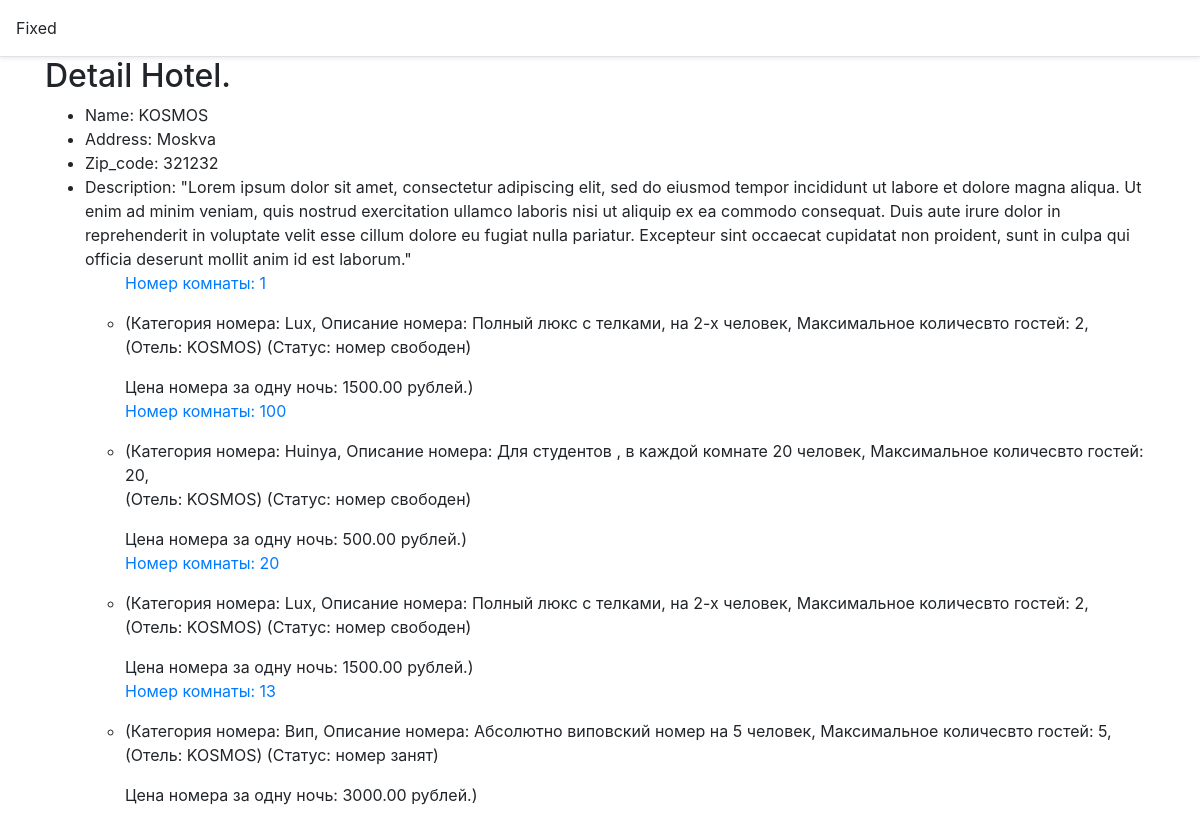
Screenshot of /hotel/kosmos/ with the database file from the repository.
### hotel/models.py (models this page shows, shortened)
class Hotel(models.Model):
    name = models.CharField(
        max_length=255,
        verbose_name= _('Name of Hotel'),
    )
    slug = models.SlugField(max_length=255,null=True)
    address = models.CharField(
        max_length=255,
        blank=True,
        null=True,
        verbose_name=_('Location of Hotel'),
    )
    '''
    location = gis_models.PointField(
        verbose_name=_('Location'),
        null=True,
        blank=True,
        geography=True,
        help_text=_('Location of Hotel'),
    )
    '''
    zip_code = models.IntegerField(
        verbose_name=_('ZIP Code'),
        null=True,
        blank=True,
    )
    description = models.TextField(
        verbose_name=_('Description'),
        blank='',
        default=True,
    )
    class Meta:
        verbose_name = _('Hotel')
        verbose_name_plural = _('Hotels')

class Room(models.Model):
    number = models.IntegerField(
        verbose_name=_('Number of room'),
        default=0,
    )
    room_category = models.ForeignKey(
        to=RoomCategory,
        on_delete=models.CASCADE,
        related_name='rooms',
    )
    hotel = models.ForeignKey(
        to=Hotel,
        on_delete=models.CASCADE,
        related_name='rooms',
    )
    is_free = models.BooleanField(
        verbose_name=_('Check that room is free'),
        default=True
    )
    class Meta:
        verbose_name = _('Room')
        verbose_name_plural = _('Rooms')

class RoomCategory(models.Model):
    name = models.CharField(
        max_length=255,
        verbose_name=_('Name of category'),
    )
    max_guest = models.IntegerField(
        verbose_name=_('Max number of guests'),
        default=2
    )
    description = models.TextField(
        verbose_name=_('Description of Category'),
        max_length=255,
        blank=True,
        null=True,
    )
    price_for_night = models.DecimalField(
        max_digits=8,
        decimal_places=2,
        help_text='Цена за одну ночь',
        null=True,
    )
    class Meta:
        verbose_name = _('RoomCategory')
        verbose_name_plural = _('RoomCategories')

### hotel/views.py (the view)
# urls.py: path('<slug:slug>/',DetailHotelView.as_view(), name='detail_hotel'),
class DetailHotelView(DetailView):
    model = Hotel
    template_name = 'detail_hotel.html'
    slug_field = 'slug'

### templates/detail_hotel.html (shortened to what this page needs)
{% extends 'base.html' %}
{% load static %}
{% block content %}
<h2>Detail Hotel.</h2>
<ul>
    <li>Name: {{ hotel.name }}</li>
    <li>Address: {{ hotel.address }}</li>
    <li>Zip_code: {{ hotel.zip_code }}</li>
    <li>Description: {{ hotel.description }}</li>
    <ul>
    {% for r in hotel.rooms.all %}
    <p><a href="{% url 'detail_room' r.pk %}">Номер комнаты: {{ r.number }}</a>
    <li>(Категория номера: {{ r.room_category.name }},
         Описание номера: {{ r.room_category.description }},
         Максимальное количесвто гостей: {{r.room_category.max_guest }},
    </li>
        (Отель: {{ r.hotel.name }})
        {% if r.is_free %}
            (Статус: номер свободен)</p>
        {% else %}
            (Статус: номер занят)</p>
        {% endif %}
        Цена номера за одну ночь: {{ r.room_category.price_for_night }} рублей.)
    {% endfor %}
    </ul>
</ul>
{% endblock %}

### rows the page displays
Hotel: name "KOSMOS", address "Moskva", zip_code "321232", description "\"Lorem ipsum dolor sit amet, consectetur adipiscing elit, sed do eiusmod tempor incididunt ut labore et dolore magna aliqua. Ut enim ad minim veniam, quis nostrud exercitation ullamco laboris nisi ut aliquip ex ea commodo consequat. Duis aute irure dolor in reprehenderit in voluptate velit esse cillum dolore eu fugiat nulla pariatur. Excepteur sint occaecat cupidatat non proident, sunt in culpa qui officia deserunt mollit anim id est laborum.\""
Room: number "1", room_category.name "Lux", room_category.description "Полный люкс с телками, на 2-х человек", room_category.max_guest "2", hotel.name "KOSMOS", is_free "(Статус: номер свободен)", room_category.price_for_night "1500.00"
Room: number "100", room_category.name "Huinya", room_category.description "Для студентов , в каждой комнате 20 человек", room_category.max_guest "20", hotel.name "KOSMOS", is_free "(Статус: номер свободен)", room_category.price_for_night "500.00"
Room: number "20", room_category.name "Lux", room_category.description "Полный люкс с телками, на 2-х человек", room_category.max_guest "2", hotel.name "KOSMOS", is_free "(Статус: номер свободен)", room_category.price_for_night "1500.00"
Room: number "13", room_category.name "Вип", room_category.description "Абсолютно виповский номер на 5 человек", room_category.max_guest "5", hotel.name "KOSMOS", is_free "(Статус: номер занят)", room_category.price_for_night "3000.00"
